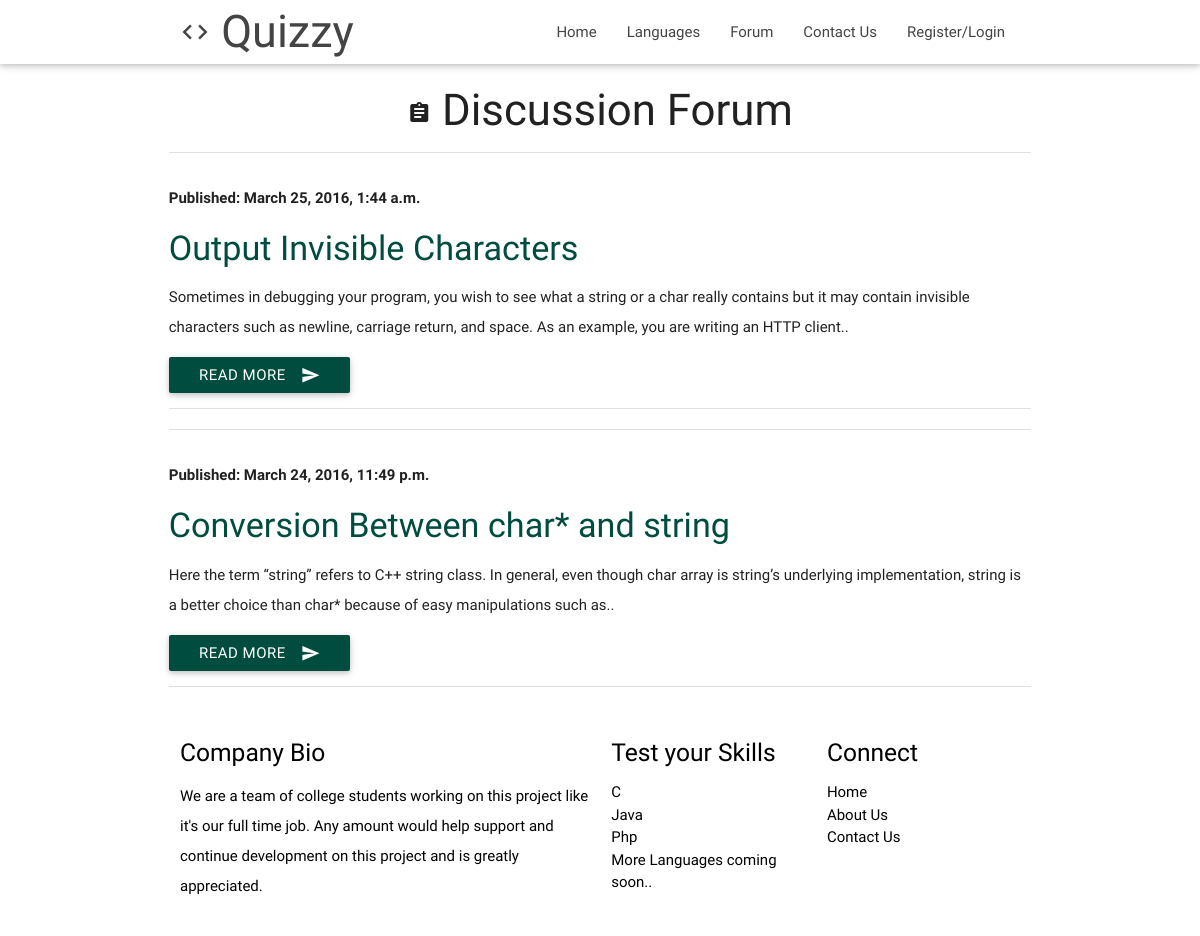
/forums/, run on an earlier commit of the app's database.
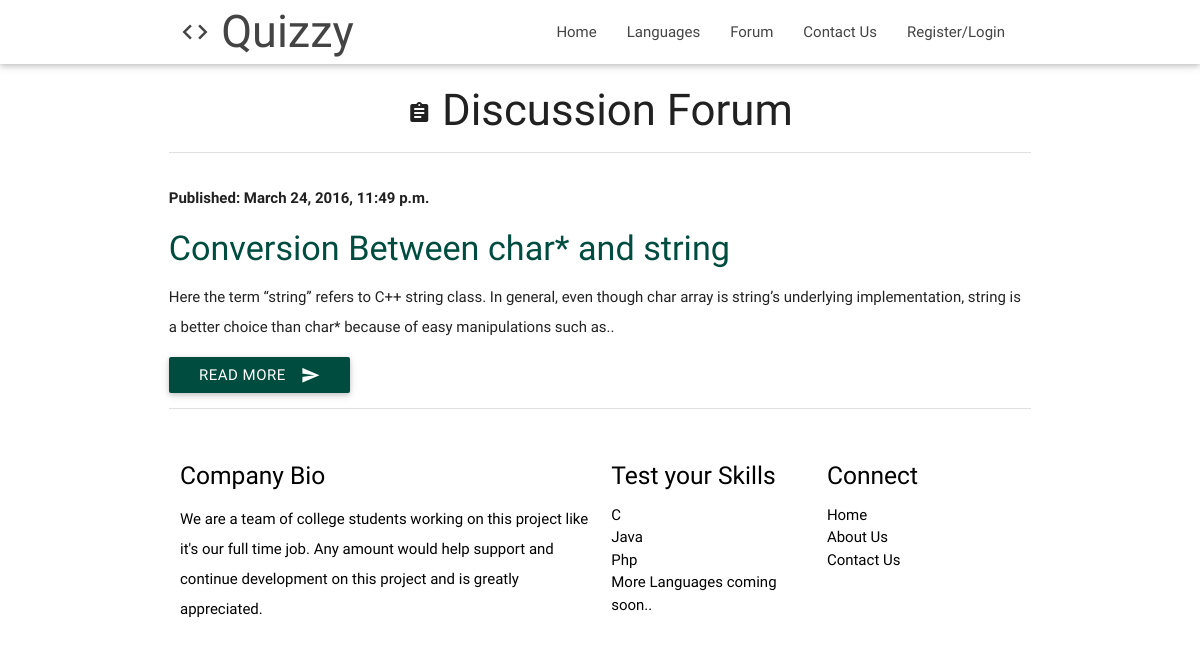
And on a later commit of the database.
### forums/models.py (models this page shows, shortened)
class Post(models.Model):
    user = models.ForeignKey('auth.User')
    question = models.CharField(max_length=200)
    text = models.TextField()
    synopsis = models.TextField(default="null")
    slug = models.SlugField(max_length=120, unique=True, default="null")
    created_date = models.DateTimeField(
            default=timezone.now)
    published_date = models.DateTimeField(
            blank=True, null=True)

### forums/views.py (the view)
# urls.py: url(r'^forums/$', views.post_list, name='post_list'),
def post_list(request):
    posts = Post.objects.all().order_by('-published_date')
    return render(request, 'forums/post_list.html', {'posts': posts})

### forums/templates/forums/post_list.html (shortened to what this page needs)
<!DOCTYPE html>
<html lang="en">
<head>
  {% load staticfiles %}
  <link href="{% static 'css/materialize.css' %}" type="text/css" rel="stylesheet" media="screen,projection"/>
  <link href="{% static 'css/style.css' %}" type="text/css" rel="stylesheet" media="screen,projection"/>
</head>
<body>
  <nav class="white" role="navigation">
    <div class="nav-wrapper container">
      <a id="logo-container" href="/" class="brand-logo" style="font-family: 'Amaranth', sans-serif;font-size:300%;"><i class="material-icons" style="float:left;">code</i>&nbspQuizzy</a>
      <ul class="right hide-on-med-and-down">
        <li><a href="/">Home</a></li>
        <li><a href="/test/">Languages</a></li>
          <li><a href="/forums">Forum</a></li>
        <li><a href="/contact">Contact Us</a></li>
        {% if user.is_authenticated %}
        <li><a class="dropdown-button" data-beloworigin="true" data-activates="dropdown1">Welcome {{user.username}} ▼</a></li>
          <ul id='dropdown1' class='dropdown-content'>
            <li><a href="/performance">Your Performance</a></li>
            <li><a href="/logout">Logout</a></li>
          </ul>
        {% else %}
        <li><a href="/login">Register/Login</a></li>
        {% endif %}
      </ul>
    </div>
  </nav>
        <div class="container">
        <h3 class="center-align"><i class="material-icons">assignment</i>&nbspDiscussion Forum</h3>
        {% for post in posts %}
            <div class="row">
              <div class="divider"></div>
              <div class="section">
                <p><b>Published: {{ post.published_date }}</b></p>
                <h4><span style="color:#004d40">{{ post.question }}</span></h4>
                <p>{{ post.synopsis|linebreaks }}</p>
                <div class="left-align">
                <a class="btn waves-effect default teal darken-4" href="/forums/{{ post.id }}/{{post.slug}}" name="action">Read More
    <i class="material-icons right">send</i>
  </a>
</div>
            </div>
            <div class="divider"></div>
          </div>
        {% endfor %}
        </div>
<footer class="page-footer white">
    <div class="container">
      <div class="row">
        <div class="col l6 s12">
          <h5 class="black-text">Company Bio</h5>
          <p class="black-text text-lighten-4">We are a team of college students working on this project like it's our full time job. Any amount would help support and continue development on this project and is greatly appreciated.</p>
        </div>
        <div class="col l3 s12">
          <h5 class="black-text">Test your Skills</h5>
          <ul>
            <li><a class="black-text" href="#!">C</a></li>
            <li><a class="black-text" href="#!">Java</a></li>
            <li><a class="black-text" href="#!">Php</a></li>
            <li><a class="black-text" href="#!">More Languages coming soon..</a></li>
          </ul>
        </div>
        <div class="col l3 s12">
          <h5 class="black-text">Connect</h5>
          <ul>
            <li><a class="black-text" href="#!">Home</a></li>
            <li><a class="black-text" href="#!">About Us</a></li>
            <li><a class="black-text" href="#!">Contact Us</a></li>
          </ul>
        </div>
      </div>
    </div>
  </footer>
  </body>
</html>

### static/css/style.css (style rules this page uses)
nav ul a, nav .brand-logo { color: #444; }
p { line-height: 2rem; }
footer.page-footer { margin: 0; }

What changed in the data, as far as the page shows it:
removed Post: published_date "March 25, 2016, 1:44 a.m.", question "Output Invisible Characters", synopsis "Sometimes in debugging your program, you wish to see what a string or a char really contains but it may contain invisible characters such as newline, carriage return, and space. As an example, you are writing an HTTP client.."
